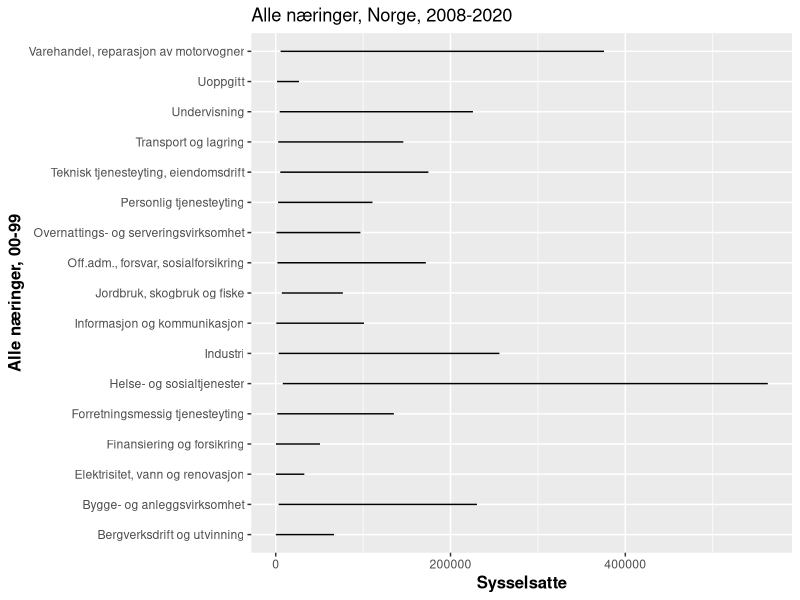
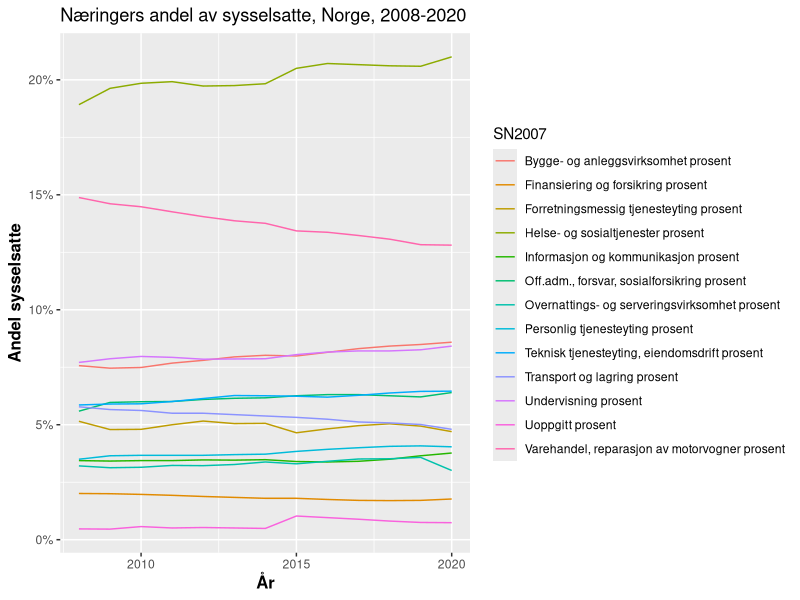
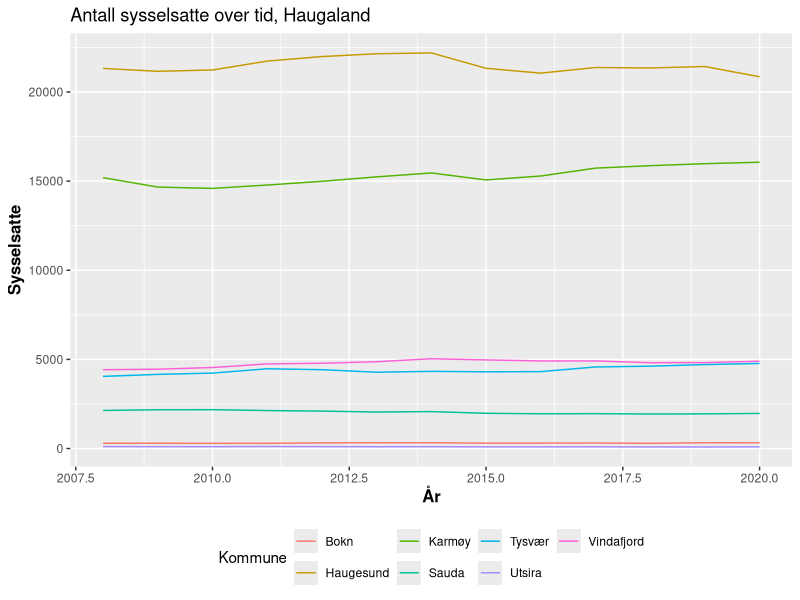
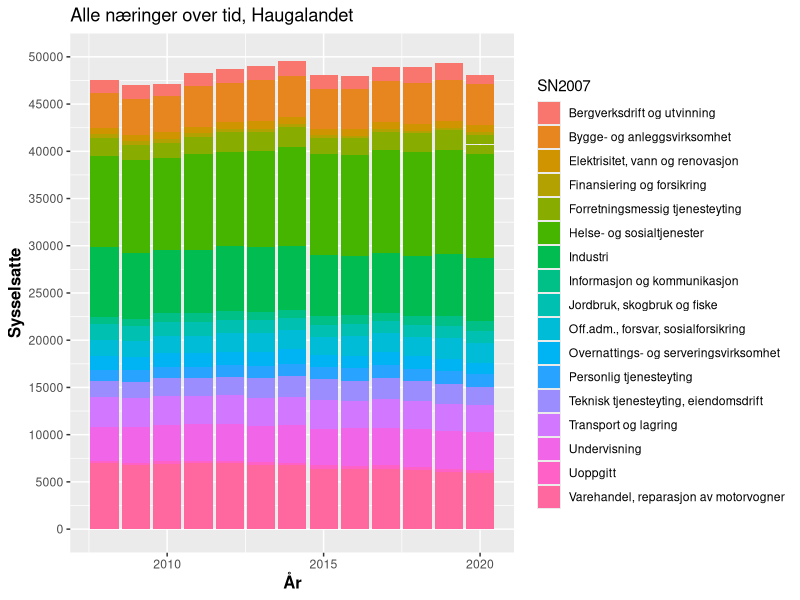

R code for these plots, in order:
## ---- chunk 1
suppressPackageStartupMessages({
library(tidyverse)
library(lubridate)
library(modelr)
library(broom)
library(lmtest)
library(sandwich)
library(viridis)
  options(scipen = 999)
})
knitr::opts_chunk$set(echo = FALSE)
## ---- chunk 2
Tabell1 <- read_csv("Data_pkt1/Tabell1.csv")
Nas_arbeid_norge_sys <- read_csv("Data_pkt1/Nas_arbeid_norge_sys.csv")
Haug_arbeid <- read_csv("Data_pkt1/Haug_arbeid.csv")
Sunn_arbeid <- read_csv("Data_pkt1/Sunn_arbeid.csv")
Haug_arbeid_wide <- read_csv("Data_pkt1/Haug_arbeid_wide.csv")
Haug_arbeid_2 <- read_csv("Data_pkt1/Haug_arbeid_2.csv")
Sunn_arbeid_2 <- read_csv("Data_pkt1/Sunn_arbeid_2.csv")
Tabell2 <- read_csv("Data_pkt1/Tabell2.csv")
show_col_types = FALSE

## ---- chunk 3
names(Nas_arbeid_norge_sys)
## ---- chunk 4
Nas_arbeid_norge_sys <- Nas_arbeid_norge_sys %>% 
  mutate(År = make_date(Aar))
## ---- chunk 5
tabell_Norge<- Nas_arbeid_norge_sys

tabell_Norge %>% 
  filter(SN2007 != "Alle næringer") %>%
  ggplot(aes(x = sysselsatte)) +
  geom_line(aes(y = SN2007)) +
  ggtitle("Alle næringer, Norge, 2008-2020") + 
  theme(legend.position="bottom",
        axis.title= element_text(size=12,face="bold")) +
  labs(x="Sysselsatte", y= "Alle næringer, 00-99")+ 
  scale_color_hue(name = "00-99")
## ---- chunk 6
tabell_Norge %>% 
  # velger yrkesaktive
  filter(alder == "15-74 år") %>% 
  # Dropper variabler som ikke trengs
  select(-Aar, -NACE2007, -alder) %>% 
  # Næringer som variabler, for å kunne regne ut andel
  pivot_wider(
    id_cols = År,
    names_from = SN2007,
    values_from = sysselsatte
  ) %>% 
  # Kan være at vi kunne regnet ut disse uten bruk av pivot_wider
  # med avansert bruk av mutate
  mutate(
`Jordbruk, skogbruk og fiske prosent` = `Jordbruk, skogbruk og fiske`/`Alle næringer`*100,
`Bergverksdrift og utvinning prosent` = `Bergverksdrift og utvinning`/`Alle næringer`*100,
`Industri prosent` = `Industri`/`Alle næringer`*100,
`Elektrisitet, vann og renovasjon prosent` = `Elektrisitet, vann og renovasjon`/`Alle næringer`*100,
`Bygge- og anleggsvirksomhet prosent` = `Bygge- og anleggsvirksomhet`/`Alle næringer`*100,
`Varehandel, reparasjon av motorvogner prosent` = `Varehandel, reparasjon av motorvogner`/`Alle næringer`*100,
`Transport og lagring prosent`= `Transport og lagring`/`Alle næringer`*100,
`Overnattings- og serveringsvirksomhet prosent` = `Overnattings- og serveringsvirksomhet`/`Alle næringer`*100,
`Informasjon og kommunikasjon prosent` = `Informasjon og kommunikasjon`/`Alle næringer`*100,
`Finansiering og forsikring prosent` = `Finansiering og forsikring`/`Alle næringer`*100,
`Teknisk tjenesteyting, eiendomsdrift prosent` = `Teknisk tjenesteyting, eiendomsdrift`/`Alle næringer`*100,
`Forretningsmessig tjenesteyting prosent` = `Forretningsmessig tjenesteyting`/`Alle næringer`*100,
`Off.adm., forsvar, sosialforsikring prosent` = 
  `Off.adm., forsvar, sosialforsikring`/`Alle næringer`*100,
`Undervisning prosent` = `Undervisning`/`Alle næringer`*100,
`Helse- og sosialtjenester prosent` = `Helse- og sosialtjenester`/`Alle næringer`*100,
`Personlig tjenesteyting prosent` = `Personlig tjenesteyting`/`Alle næringer`*100,
`Uoppgitt prosent` = `Uoppgitt`/`Alle næringer`*100
  ) %>% 
  select(År, `Jordbruk, skogbruk og fiske prosent`:`Uoppgitt prosent`) %>% 
  # Så må vi gå long igjen for å tilfeedsstille ggplot
  pivot_longer(
    `Bygge- og anleggsvirksomhet prosent`:`Uoppgitt prosent`,
    names_to = "SN2007",
    values_to = "Sysselsatte"
  ) %>% 
  # litt avrunding
  mutate(
    Sysselsatte = round(Sysselsatte, 2)
  ) %>% 
  ggplot(aes(x = År)) +
  geom_line(aes(y = Sysselsatte, group = SN2007, colour = SN2007)) +
  ggtitle("Næringers andel av sysselsatte, Norge, 2008-2020") + 
  theme(legend.position="right",
        axis.title= element_text(size=12,face="bold")) +
  labs(x="År", y= "Andel sysselsatte")+
  scale_y_continuous(labels = scales::percent_format(scale = 1))
## ---- chunk 7
haugaland <- Tabell1 %>% 
  filter(Alder =="15-74",
         Knr %in% c("1106", "1135", "1145", "1146", "1149", "1151", "1160"))

haugaland %>% 
  ggplot(aes(x = Aar)) +
  geom_line(aes(y = `00-99`, colour = knavn)) +
    ggtitle("Antall sysselsatte over tid, Haugaland") +
    theme(legend.position = "bottom",
          axis.title = element_text(size = 12, face = "bold")) +
    labs(x = "År", y = "Sysselsatte") +
  scale_color_hue(name = "Kommune")
## ---- chunk 8
Haug_arbeid_2 <- Haug_arbeid_2 %>% 
  mutate(År = make_date(Aar))

Haug_arbeid_2 %>% 
  filter(SN2007 != "Alle næringer") %>% 
  ggplot(aes(x = År, y = ansatte, fill = SN2007)) +
  geom_bar(stat = "identity") +
  ggtitle("Alle næringer over tid, Haugalandet") + 
  theme(legend.position="right",
        axis.title= element_text(size=12,face="bold")) +
  labs(x="År", y= "Sysselsatte") +
  scale_y_continuous(limits = c(0, 50000), breaks =seq(0, 50000, by = 5000))
